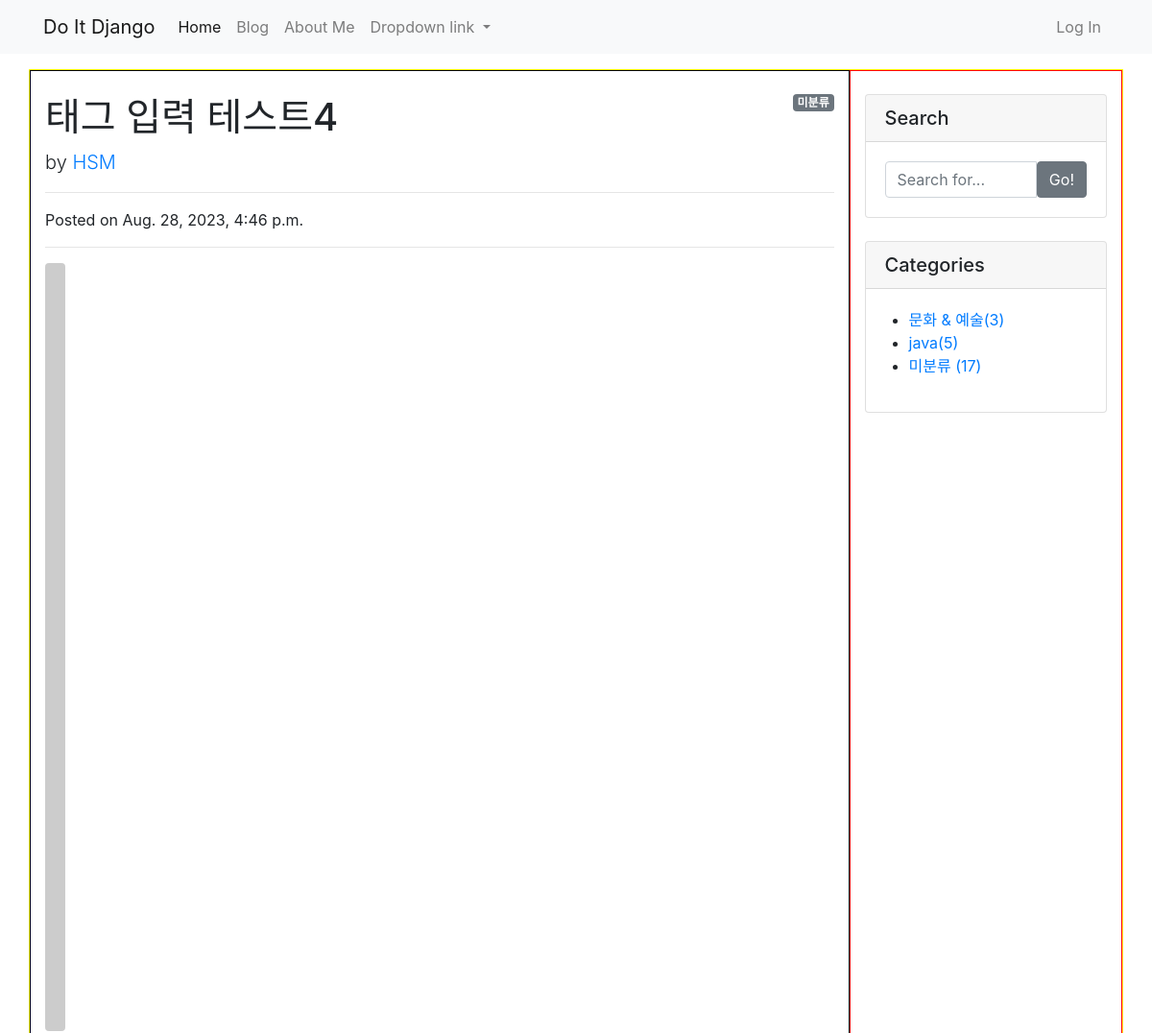
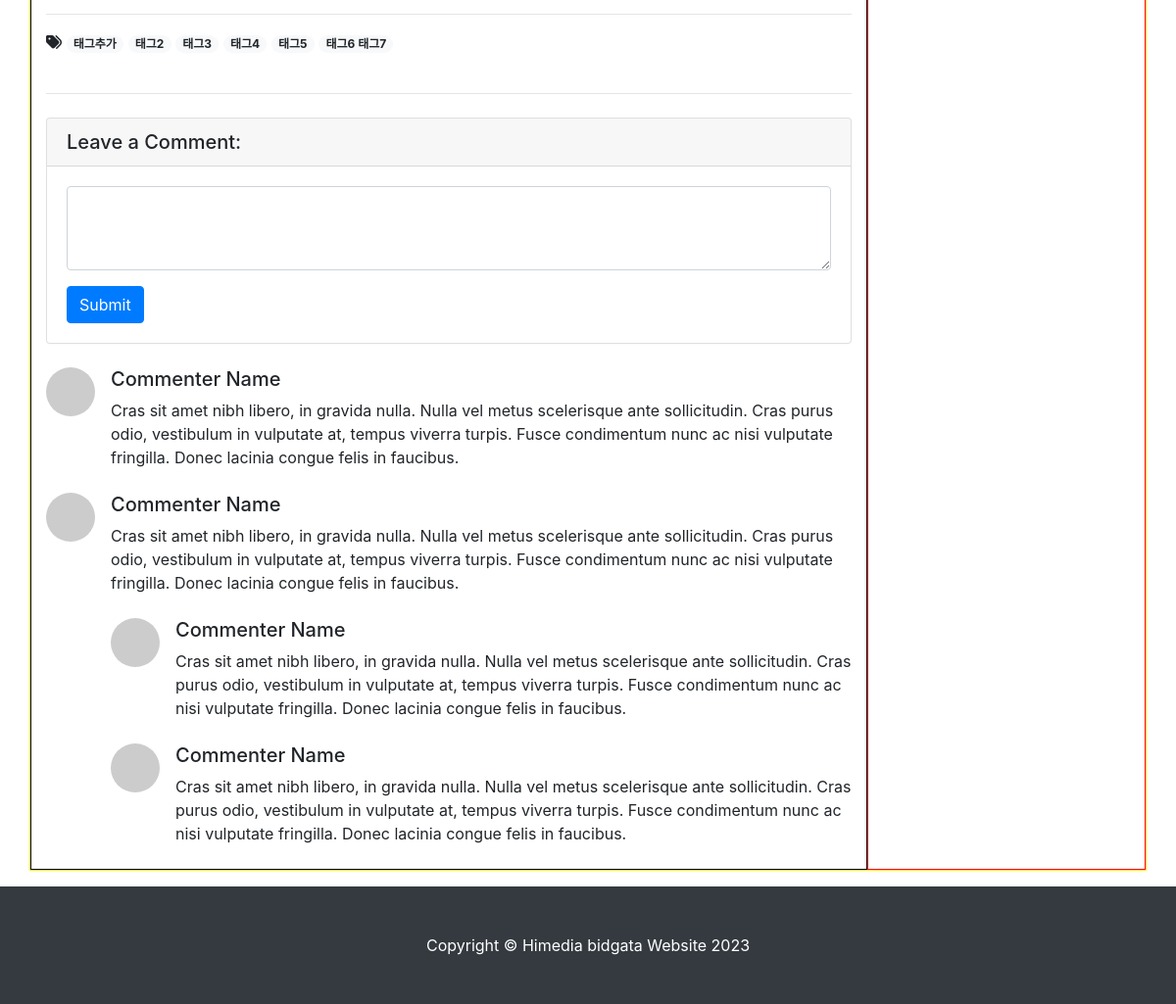
The page /blog/21/ on the database its author committed (2 pictures, top to bottom).
### blog/models.py (models this page shows, shortened)
class Post(models.Model):
    title = models.CharField(max_length=30)
    hook_text = models.CharField(max_length=100, blank=True)
    content = MarkdownxField()
    head_image = models.ImageField(upload_to='blog/images/%Y/%m/%d/', blank=True)
    file_upload = models.FileField(upload_to='blog/files/%Y/%m/%d/', blank=True)
    created_at = models.DateTimeField(auto_now_add=True)
    updated_at = models.DateTimeField(auto_now=True)
    author = models.ForeignKey(User, null=True, on_delete=models.SET_NULL)
    category = models.ForeignKey(Category, null=True, blank=True, on_delete=models.SET_NULL)
    tags = models.ManyToManyField(Tag, blank=True)
    def get_content_markdown(self):
        return markdown(self.content)

class Tag(models.Model):
    name = models.CharField(max_length=50)
    slug = models.SlugField(max_length=200, unique=True, allow_unicode=True)
    def __str__(self):
        return self.name
    def get_absolute_url(self):
        return f'/blog/tag/{self.slug}/'

class Category(models.Model):
    name = models.CharField(max_length=50, unique=True)
    slug = models.SlugField(max_length=200, unique=True, allow_unicode=True)
    def __str__(self):
        return self.name
    def get_absolute_url(self):
        return f'/blog/category/{self.slug}/'
    class Meta:
        verbose_name_plural = 'Categories'

### blog/views.py (the view)
# urls.py: path('<int:pk>/', views.PostDetail.as_view()),
class PostDetail(DetailView):
    model = Post
    def get_context_data(self, **kwargs):
        context = super(PostDetail, self).get_context_data()
        context['categories'] = Category.objects.all()
        context['no_category_post_count'] = Post.objects.filter(category=None).count()
        return context

### blog/templates/blog/post_detail.html (shortened to what this page needs)
{% extends 'blog/base.html' %}
{% block main_area %}
<div id="post-area">
  {% if post.category %}
      <span class="badge badge-secondary float-right">{{post.category}}</span>
  {% else %}
      <span class="badge badge-secondary float-right">미분류</span>
  {% endif %}
  <h1 class="mt-4">{{post.title}}</h1>
  <p class="lead">
    by
    <a href="#">{{post.author | upper}}</a>
  </p>
  <hr>
  <p>Posted on {{post.created_at}}</p>
  <hr>
  {% if post.head_image %}
  <img class="img-fluid rounded" src="{{post.head_image.url}}" alt="{{post.title}} head_image">
  {% else %}
  <img class="img-fluid rounded" src="https://picsum.photos/seed/{{post.id}}/800/200" alt="random_image">
  {% endif %}
  <hr>
  {% if post.tags.exists %}
      <i class="fas fa-tags"></i>
      {% for tag in post.tags.all %}
          <a href="{{tag.get_absolute_url}}">
              <span class="badge badge-pill badge-light">{{tag}}</span>
          </a>
      {% endfor %}
      <br/>
      <br/>
  {% endif %}
  <hr>
</div>
<div id="comment-area">
    <div class="card my-4">
      <h5 class="card-header">Leave a Comment:</h5>
      <div class="card-body">
        <form>
          <div class="form-group">
            <textarea class="form-control" rows="3"></textarea>
          </div>
          <button type="submit" class="btn btn-primary">Submit</button>
        </form>
      </div>
    </div>
    <div class="media mb-4">
      <img class="d-flex mr-3 rounded-circle" src="http://placehold.it/50x50" alt="">
      <div class="media-body">
        <h5 class="mt-0">Commenter Name</h5>
        Cras sit amet nibh libero, in gravida nulla. Nulla vel metus scelerisque ante sollicitudin. Cras purus odio,
        vestibulum in vulputate at, tempus viverra turpis. Fusce condimentum nunc ac nisi vulputate fringilla. Donec
        lacinia
        congue felis in faucibus.
      </div>
    </div>
    <div class="media mb-4">
      <img class="d-flex mr-3 rounded-circle" src="http://placehold.it/50x50" alt="">
      <div class="media-body">
        <h5 class="mt-0">Commenter Name</h5>
        Cras sit amet nibh libero, in gravida nulla. Nulla vel metus scelerisque ante sollicitudin. Cras purus odio,
        vestibulum in vulputate at, tempus viverra turpis. Fusce condimentum nunc ac nisi vulputate fringilla. Donec
        lacinia
        congue felis in faucibus.
        <div class="media mt-4">
          <img class="d-flex mr-3 rounded-circle" src="http://placehold.it/50x50" alt="">
          <div class="media-body">
            <h5 class="mt-0">Commenter Name</h5>
            Cras sit amet nibh libero, in gravida nulla. Nulla vel metus scelerisque ante sollicitudin. Cras purus odio,
            vestibulum in vulputate at, tempus viverra turpis. Fusce condimentum nunc ac nisi vulputate fringilla. Donec
            lacinia congue felis in faucibus.
          </div>
        </div>
        <div class="media mt-4">
          <img class="d-flex mr-3 rounded-circle" src="http://placehold.it/50x50" alt="">
          <div class="media-body">
            <h5 class="mt-0">Commenter Name</h5>
            Cras sit amet nibh libero, in gravida nulla. Nulla vel metus scelerisque ante sollicitudin. Cras purus odio,
            vestibulum in vulputate at, tempus viverra turpis. Fusce condimentum nunc ac nisi vulputate fringilla. Donec
            lacinia congue felis in faucibus.
          </div>
        </div>
      </div>
    </div>
  </div>
</div>
{% endblock %}

### blog/templates/blog/base.html (shortened to what this page needs)
<!DOCTYPE html>
<html lang="ko">
{% load static %}
<head>
    <link rel="stylesheet" href="{% static 'blog/bootstrap/bootstrap.min.css' %}" media="screen">
</head>
<body>
{% include 'blog/navbar.html' %}
<div class="container my-3">
    <div class="row" style="border: solid 1px yellow;">
        <div class="col-md-8 col-lg-9" id="main-area" style="border: solid 1px black;">
            {% block main_area %}
            {% endblock %}
            <div class="col-md-4 col-lg-3" style="border: solid 1px red;">
                <div class="card my-4">
                    <h5 class="card-header">Search</h5>
                    <div class="card-body">
                        <div class="input-group">
                            <input type="text" class="form-control" placeholder="Search for...">
                            <span class="input-group-btn">
                                <button class="btn btn-secondary" type="button">Go!</button>
                            </span>
                        </div>
                    </div>
                </div>
                <div class="card my-4" id="categories-card" >
                    <h5 class="card-header">Categories</h5>
                    <div class="card-body">
                        <div class="row">
                            <ul>
                                {% for category in categories %}
                                    <li>
                                        <a href="{{category.get_absolute_url}}">{{category}}({{category.post_set.count}})</a>
                                    </li>
                                {% endfor %}
                                    <li>
                                        <a href="/blog/category/no_category/">미분류 ({{no_category_post_count}})</a>
                                    </li>
                            </ul>
                        </div>
                    </div>
                </div>
            </div>
        </div>
    </div>
    {% include 'blog/footer.html' %}
</body>
</html>

### rows shown on the page
Post: title "태그 입력 테스트4", author "HSM", created_at "Aug. 28, 2023, 4:46 p.m."
Tag: name "태그추가"
Tag: name "태그2"
Tag: name "태그3"
Tag: name "태그4"
Tag: name "태그5"
Tag: name "태그6 태그7"
Category: name "문화 & 예술", post_set.count "3"
Category: name "java", post_set.count "5"

### other values the page prints
{{ no_category_post_count }} "17"
